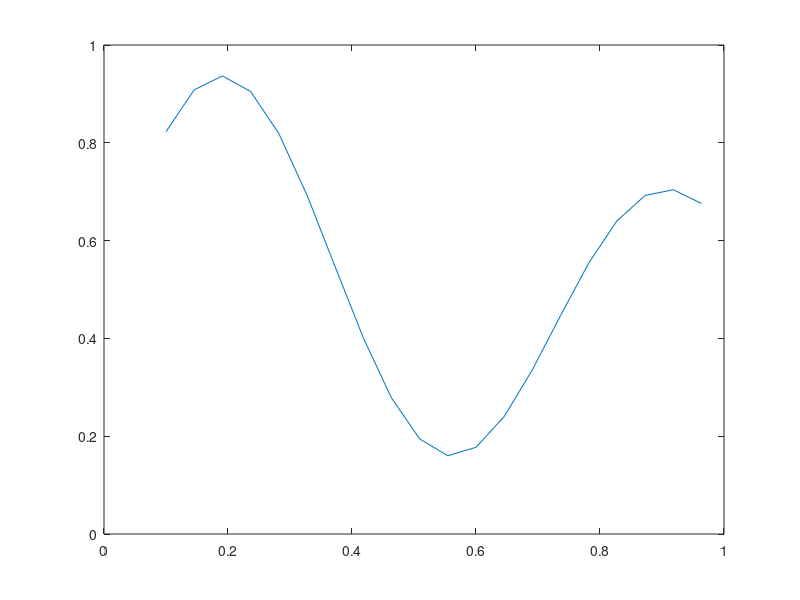
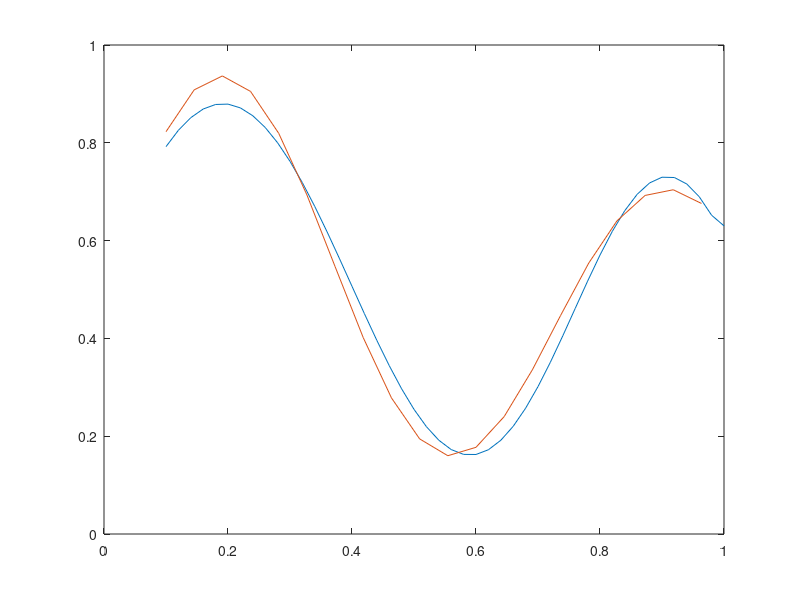

Recreate these plots in MATLAB, in order.
clc
clear all

x = 0.1 : 1/22:1;
d = (1 + 0.6 * sin (2 * pi * x / 0.7) + 0.3 * sin (2 * pi * x)) / 2;
plot(x, d)
%% Pradinių parametrų reikšmių pasirinkimas

eta=0.1;

c1=0.190909;
c2=0.918182;

% r1=0.00909;
% r2=0.918182-0.87273;

r1=0.20509;
r2=0.3;

% 2 sluoksnis

w11_2=rand(1); b1_2=rand(1);
w21_2=rand(1);

centr=0;
a = 0;

for cr = 2:(length(d)-1)

    if (d(cr) > d(cr+1)) && (d(cr) > d(cr-1))          %&& (x(cr) > x(cr-1))
        a=a+1;
        centr(a) = x(cr);
    end

end

for centr_nr = 1:1

    rr(centr_nr)=abs(centr(centr_nr)-centr(centr_nr+1))/((2*sqrt(2)));
    rr(2)=centr(1);

    %ra=centr(1)-(cntr(1)*sqrt(2));

end

%% Tinklo atsako skaičiavimas

for k = 1: 50000
    
    for t = 1:20

        % 1 sluoksnis
    
        F1=exp((-(x(t)-centr(1))^2)/(2*rr(1)^2));

        F2=exp((-(x(t)-centr(2))^2)/(2*rr(2)^2));
        
        % 2 sluoksnis

        v1_2=F1*w11_2+F2*w21_2+b1_2;
        y=v1_2;

        % Klaidos skaičiavimas

        e=d(t)-y;

        % Ryšių svorių atnaujinimas

        Delta_out=e;

        % 2 sluoksnis

        w11_2=w11_2+eta*Delta_out*F1;
        w21_2=w21_2+eta*Delta_out*F2;

        b1_2=b1_2+eta*Delta_out;

    end
end

%%Testavimas

x_t=0.1 : 1/50:1;
y_t=(1 + 0.6 * sin (2 * pi * x_t / 0.7) + 0.3 * sin (2 * pi * x_t)) / 2;
ee=0;

 % 1 sluoksnis

 for tt = 1:45
    
        F1=exp(-(x_t(tt)-centr(1))^2/(2*rr(1)^2));

        F2=exp(-(x_t(tt)-centr(2))^2/(2*rr(2)^2));
        
        % 2 sluoksnis

        v1_2_t=F1*w11_2+F2*w21_2+b1_2;
        y=v1_2_t;
        y_t(tt)=y;

        % Klaidos skaičiavimas

%         ee=ee+abs(d(tt)-y);
 end

 disp(ee)

 figure(2)
 plot(x_t, y_t)
 hold on
 plot(x, d)